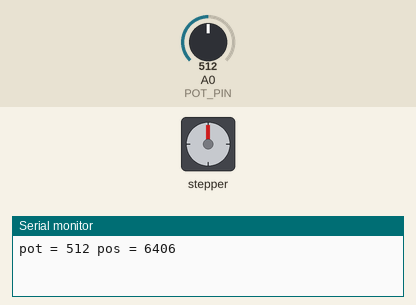
Recording of a sketch running on a simulated Arduino Uno, built with avr-gcc and run on an emulated ATmega328P. Shown: stepper motor, the last lines printed to the serial monitor. The inputs (shaded band) are chosen by the test bench; at power-on: A0 (POT_PIN) = 512. Stepper angles assume 6400 steps per turn.

Above: at 1.2 s.
1.3 s: A0 (POT_PIN) set to 716
At 3.2 s:
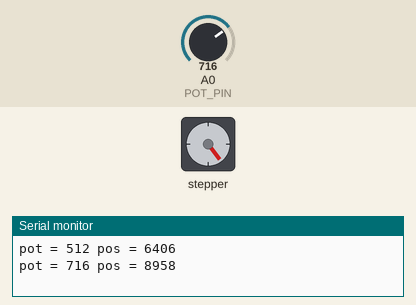
3.5 s: A0 (POT_PIN) set to 900
At 5.0 s:
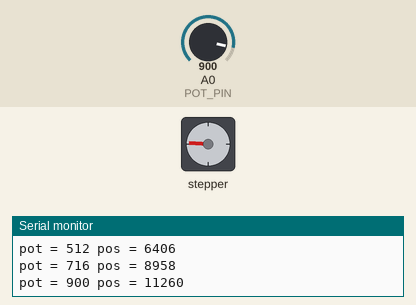
5.6 s: A0 (POT_PIN) set to 511
At 7.8 s:
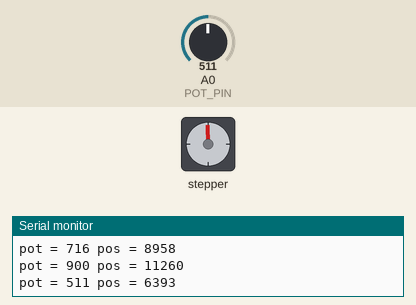
8.4 s: A0 (POT_PIN) set to 306
At 10.3 s:
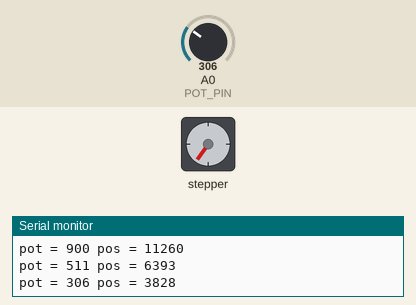
10.6 s: A0 (POT_PIN) set to 122
At 11.7 s:
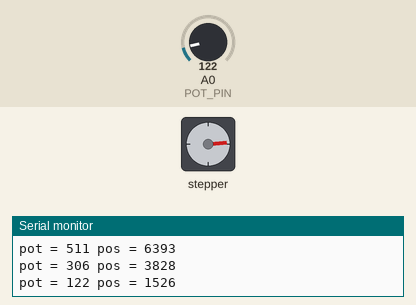
12.7 s: A0 (POT_PIN) set to 1023
At 16.5 s:
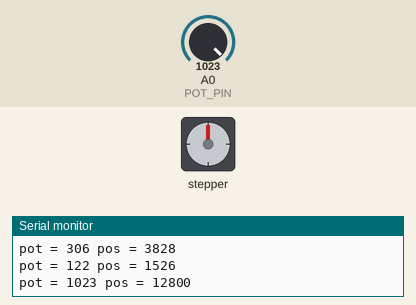
Timing chart, 0 to 16.7 s (numbered marks = the images above; inputs shaded):
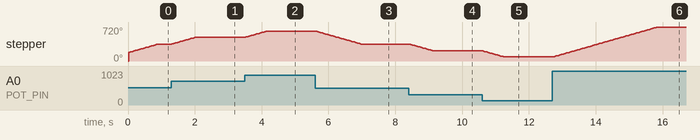

The sketch:

pot_stepper_test.ino
```cpp
#include <AccelStepper.h>
#include <limits.h>


// Define a stepper and the pins it will use
AccelStepper stepper(AccelStepper::DRIVER, 9, 8); // step, dir

int pos = 0;
const int POT_PIN = A0;
int pot_val = 0;
int old_pot_val = 0;
int jitter = 20;
int steps_per_rev = 6400; // default for Big Easy is 1/16 micro-steps (MS1, MS2, MS3 all high)
//                           42BYGHM809 stepper motor is 400 full steps per rev.

void setup()
{
  stepper.setMaxSpeed(8000);
  stepper.setAcceleration(ULONG_MAX); // maxium accelleration

  pinMode(POT_PIN, INPUT);
  Serial.begin(9600);

  pot_val = analogRead(POT_PIN);
  pos = map(pot_val, 0, 1023, 0, steps_per_rev);
  stepper.setCurrentPosition(pos); // no movement at startup; assume pot and stepper are at the right position
}

void loop()
{
  pot_val = analogRead(POT_PIN);
  if (abs(pot_val - old_pot_val) > jitter) {
    old_pot_val = pot_val;
    pos = map(pot_val, 0, 1023, 0, 2*steps_per_rev);
    Serial.print("pot = ");
    Serial.print(pot_val);
    Serial.print(" pos = ");
    Serial.println(pos);
    stepper.runToNewPosition(pos); // blocking - waits until stepper reaches position
  }
  delay(1);
}
```

Measured:
- after the input at 1.3 s, stepper: turns 143° clockwise in 0.71 s, starting at once
- after the input at 3.5 s, stepper: turns 130° clockwise in 0.64 s, starting at once
- after the input at 5.6 s, stepper: turns 274° counter-clockwise in 1.4 s, starting at once
- after the input at 8.4 s, stepper: turns 144° counter-clockwise in 0.71 s, starting at once
- after the input at 10.6 s, stepper: turns 130° counter-clockwise in 0.64 s, starting at once
- after the input at 12.7 s, stepper: turns 635° clockwise in 3.1 s, starting at once
- by itself, stepper: turns 360° clockwise in 0.87 s
